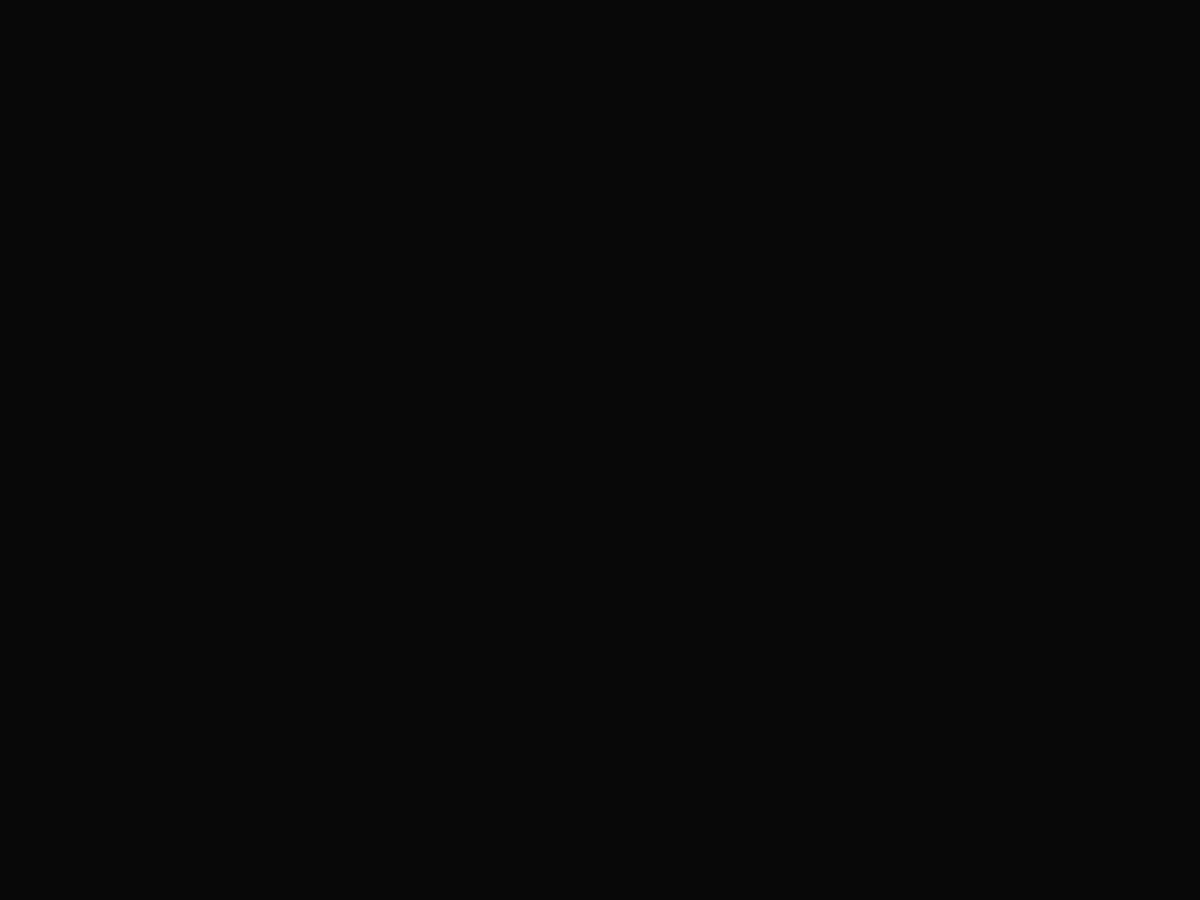
Frame 1 (no input)
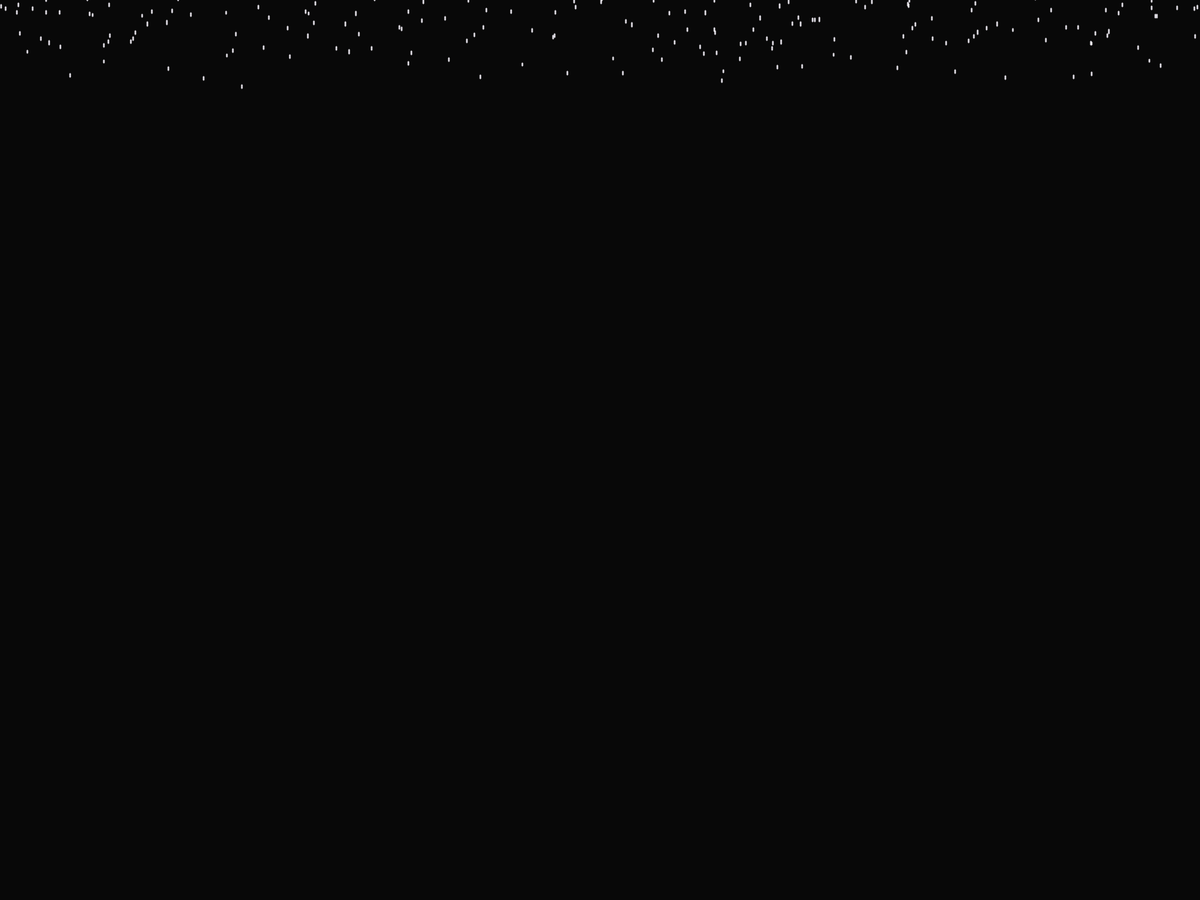
Frame 60 (the mouse pressed at the canvas centre just before this capture)
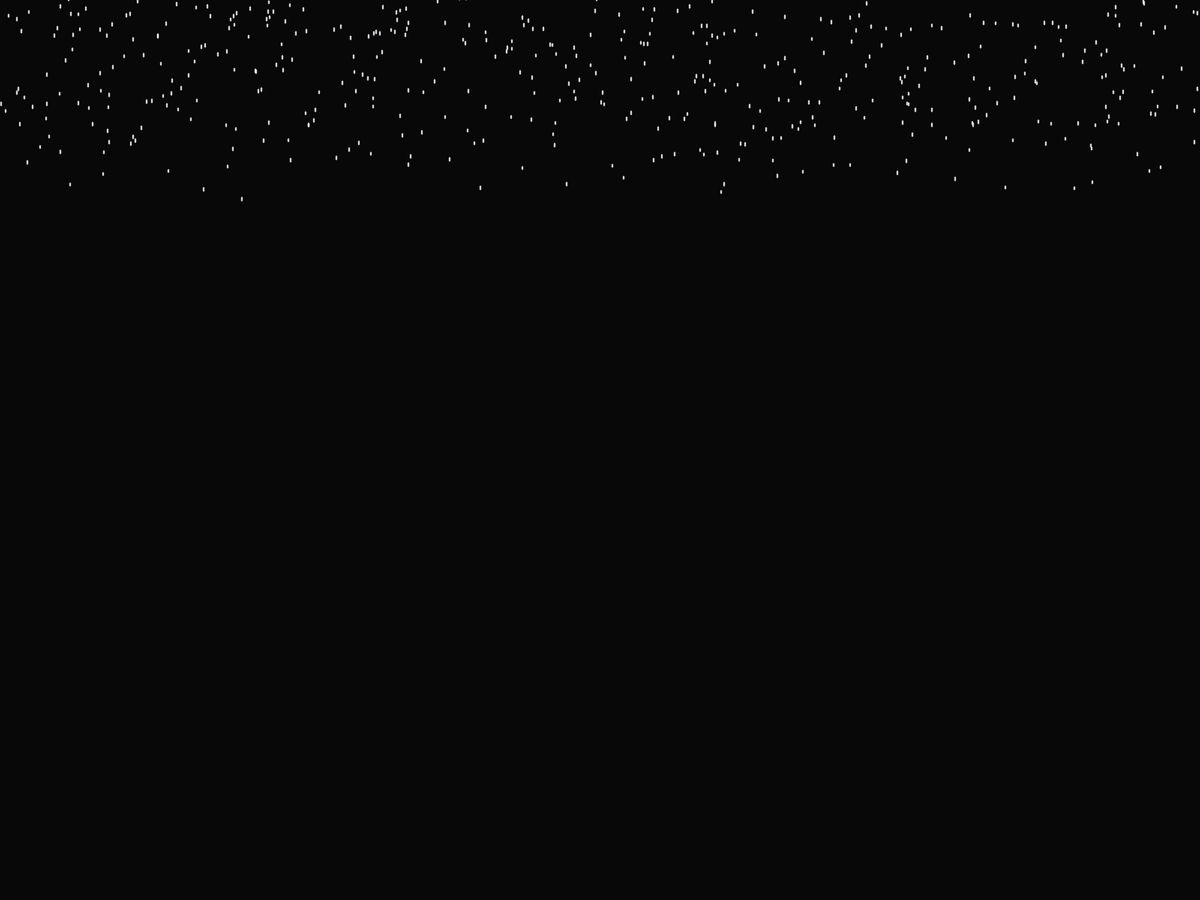
Frame 120 (the mouse held since frame 60 and released just before this capture)

The Processing sketch that drew these frames (run headless with seeded random() and noise(); from frame 60 on, the mouse is pressed at the canvas centre):

// Processing sketch: RAIN_V2
// ── RAIN_V2.pde
rain_drop[] rain = new rain_drop[2575];


void setup() {
  //size(1280,720); 
  fullScreen();
  noCursor();
  background(8);

  for (int i=0; i < rain.length; i++)
    rain[i] = new rain_drop();
}

void draw() {
  background(8);
  for (int i=0; i < rain.length; i++) {
    rain[i].update();
    rain[i].show();
    rain[i].reset();
    if (rain[i].pos_r.y() >= height/2 + 20 && rain[i].pos_r.x() > width/2 - 120 && rain[i].pos_r.x() < width/2 + 120) {
      //rain[i].angle = PI;
      //rain[i].vel.mult(-0.5);
      //rain[i].pos_r.Rotate(PI);
    }
  }
  fill(116, 56, 20);
  stroke(255);
  strokeWeight(1);
  //rect(width/2 - 120, height/2+20, 240, 20);
}

// ── Matrix.pde
class Matrix {
  float mat[][];
  int rows, cols;
  float prev_angle, curr_angle;

  //Default Constructor sets the Matrix to be 2x2 set to zero
  Matrix() {
    prev_angle = 0;
    curr_angle = 0;
    rows = 2;
    cols = 2;
    mat = new float[rows][cols];
    for (int y=0; y < rows; y++) {
      for (int x=0; x < cols; x++) {
        mat[y][x] = 0;
      }
    }
  }

  //Create a ROWxCOL Matrix and initialize to be zero
  Matrix(int row, int col) {
    prev_angle = 0.0;
    curr_angle = 0.0;
    rows = row;
    cols = col;
    mat = new float[rows][cols];
    for (int y=0; y < rows; y++) {
      for (int x=0; x < cols; x++) {
        mat[y][x] = 0;
      }
    }
  }

  //Adds the other Matrix's element at every index
  Matrix add(Matrix other) {
    for (int y=0; y < rows; y++) {
      for (int x=0; x < cols; x++) {
        this.mat[y][x] += other.mat[y][x];
      }
    }
    return this;
  }
  
  Matrix add(float val) {
    for (int y=0; y < rows; y++) {
      for (int x=0; x < cols; x++) {
        this.mat[y][x] += val;
      }
    }
    return this;
  }
  
  Matrix sub(Matrix other) {
    for (int y=0; y < rows; y++) {
      for (int x=0; x < cols; x++) {
        this.mat[y][x] -= other.mat[y][x];
      }
    }
    return this;
  }
  
  Matrix sub(float val) {
    for (int y=0; y < rows; y++) {
      for (int x=0; x < cols; x++) {
        this.mat[y][x] -= val;
      }
    }
    return this;
  }
  
  //Parametric Multiplication
  Matrix mult(Matrix other) {
    Matrix result = new Matrix(this.rows, other.cols);
    if (other.rows == this.cols) {
      for (int y=0; y < this.rows; y++) {
        for (int x=0; x < other.cols; x++) {
          for (int k=0; k < this.cols; k++) {
            result.mat[y][x] += this.mat[y][k] * other.mat[k][x];
          }
        }
      }
      this.mat = new float[this.rows][other.cols];
      this.cols = other.cols;

      for (int y=0; y < this.rows; y++) {
        for (int x=0; x < other.cols; x++) {
          this.mat[y][x] = result.mat[y][x];
        }
      }
    } else {
      println("Wrong Size! Matrix hasn't changed!");
    }
    return this;
  }

  Matrix mult(float scale) {
    for (int y=0; y < this.rows; y++)
      for (int x=0; x < this.cols; x++)
        this.mat[y][x] *= scale;
    return this;
  }


  //Prints in a readable manner
  void Print() {
    for (int y=0; y < this.rows; y++) {
      for (int x=0; x < this.cols; x++) {
        print(this.mat[y][x] + "  ");
      }
      print("\n");
    }
  }

  PVector Rotate(float angle) {
    PVector result = new PVector();
    curr_angle = angle;
    float r_angle = curr_angle - prev_angle;
    Matrix transform = new Matrix(2, 2);
    float[][] tri = {{cos(r_angle), sin(r_angle)}, {sin(r_angle), -cos(r_angle)}};
    transform.set(tri); 
    if (this.cols == 1 && this.rows == 2) {
      transform.mult(this);
      this.mat = new float[2][1];
      this.mat[0][0] = transform.mat[0][0];
      this.mat[1][0] = -transform.mat[1][0]; 
      result = new PVector(this.mat[0][0], this.mat[1][0]);
    } else {
      println("Cannot rotate a non-vector Matrix");
    }
    prev_angle = curr_angle;
    return result;
  }

  //Copy Constructor
  Matrix(Matrix other) {
    this.set(other.mat);
  }


  Matrix transpose() {
    Matrix temp = new Matrix(this.cols, this.rows);
    for (int y=0; y < this.rows; y++) {
      for (int x=0; x < this.cols; x++) {
        temp.mat[x][y] = this.mat[y][x];
      }
    }

    this.mat = new float[temp.rows][temp.cols];
    this.rows = temp.rows;
    this.cols = temp.cols;

    for (int y=0; y < this.rows; y++) {
      for (int x=0; x < this.cols; x++) {
        this.mat[y][x] = temp.mat[y][x];
      }
    }
    return this;
  }

  //Finds the smallest number of columns and rows and sets the Matrix to be MINxMIN identity
  void identity() {
    int size = min(this.cols, this.rows);
    Matrix id = new Matrix(size, size);

    for (int i=0; i < size; i++) 
      id.mat[i][i] = 1;

    this.mat = new float[size][size];
    this.rows = size;
    this.cols = size;
    for (int y=0; y < this.rows; y++) {
      for (int x=0; x < this.cols; x++) {
        this.mat[y][x] = id.mat[y][x];
      }
    }
  }

  Matrix set(float[][] input) {
    int row = input.length;
    int col = input[0].length;
    int i;
    int error[] = new int[row];   
    float temp[] = new float[input[0].length];
    this.mat = new float[row][col];
    //Check if all columns are filled
    //  3  5
    // -2 -1
    //  1  x     if x is null, create and make zero
    for (i=0; i < error.length; i++) {
      if (input[i].length != col) {
        for (int j=0; j < input[i].length; j++) {
          temp[j] = input[i][j];
          input[i] = new float[i];
          input[i] = temp;
        }
      }
    }

    this.rows = row;
    this.cols = col;
    for (int y=0; y < row; y++)
      for (int x=0; x < col; x++)
        this.mat[y][x] = input[y][x];

    //Negate the y value which is row[1] col[0]
    /* if (this.cols == 1 && this.rows == 2) //If it's a vector
     this.mat[1][0] *= -1;
     */
    return this;
  }

  Matrix set(float val) {
    for (int y=0; y < this.rows; y++)
      for (int x=0; x < this.cols; x++)
        this.mat[y][x] = val;
    return this;
  }

  Matrix set(Matrix other) {
    this.mat = new float[other.rows][other.cols];
    this.rows = other.rows;
    this.cols = other.cols;
    for (int y=0; y < this.rows; y++)
      for (int x=0; x < this.cols; x++)
        this.mat[y][x] = other.mat[y][x];
    return this;
  }

  float x() {
    return this.mat[0][0];
  }

  float y() {
    return -this.mat[1][0];
  }

  void x(float a){
  this.mat[0][0] = a;
  }
  
  void y(float a){
  this.mat[1][0] = a;
  }

  void swap_rows(int i, int j) {
    float[] temp = this.mat[i]; 
    this.mat[i] = this.mat[j];
    this.mat[j] = temp;
  }

  void swap_2d(float arr[][], int i, int j) {
    float[] temp = arr[i]; 
    arr[i] = arr[j];
    arr[j] = temp;
  }

  void swap_1d(float arr[], int i, int j) {
    float temp = arr[i]; 
    arr[i] = arr[j];
    arr[j] = temp;
  }

  void swap_1d(int arr[], int i, int j) {
    int temp = arr[i]; 
    arr[i] = arr[j];
    arr[j] = temp;
  }

  void Random() {
    for (int y=0; y < this.rows; y++) {
      for (int x=0; x < this.cols; x++) {
        this.mat[y][x] = random(1.0);
      }
    }
  }

  void Random(float end) {
    for (int y=0; y < this.rows; y++) {
      for (int x=0; x < this.cols; x++) {
        this.mat[y][x] = random(end);
      }
    }
  }

  void Random(float begin, float end) {
    for (int y=0; y < this.rows; y++) {
      for (int x=0; x < this.cols; x++) {
        this.mat[y][x] = random(begin, end);
      }
    }
  }

  void Floor() {
    for (int y=0; y < this.rows; y++) {
      for (int x=0; x < this.cols; x++) {
        this.mat[y][x] = floor(this.mat[y][x]);
      }
    }
  }

  void getCofactor(float mat[][], float temp[][], int p, int q, int n) 
  { 
    int i = 0, j = 0; 
    for (int y = 0; y < n; y++) 
    { 
      for (int x = 0; x < n; x++) 
      { 
        if (y != p && x != q) 
        { 
          temp[i][j++] = mat[y][x]; 

          if (j == n - 1)
          { 
            j = 0; 
            i++;
          }
        }
      }
    }
  } 

  float determinantOfMatrix(float matr[][], int n) 
  { 
    float D = 0.0;
    if (n == 1)
      return matr[0][0];
    else if (n == 2) {
      return matr[0][0] * matr[1][1] - matr[0][1] * matr[1][0];
    }

    float temp[][] = new float[this.rows][this.rows];
    int sign = 1;

    for (int i = 0; i < n; i++) 
    {
      getCofactor(matr, temp, 0, i, n);
      D += sign * matr[0][i] * determinantOfMatrix(temp, n - 1);
      sign = -sign;
    }
    return D;
  }

  float determinant() {
    if (this.cols != this.rows) {
      println("Cannot take the determinant of a non-square matrix!"); 
      return -1;
    } else {
      return determinantOfMatrix(this.mat, this.rows);
    }
  }

  void gaussian(float a[][], int index[])
  {
    int n = index.length;

    float c[] = new float[n];
    for (int i=0; i<n; ++i)
      index[i] = i;
    for (int i=0; i<n; ++i)
    {
      float c1 = 0;
      for (int j=0; j<n; ++j) 
      {
        float c0 = Math.abs(a[i][j]);
        if (c0 > c1) c1 = c0;
      }
      c[i] = c1;
    }
    int k = 0;
    for (int j=0; j<n-1; ++j) 
    {
      float pi1 = 0;
      for (int i=j; i<n; ++i) 
      {
        float pi0 = abs(a[index[i]][j]);
        pi0 /= c[index[i]];
        if (pi0 > pi1) 
        {
          pi1 = pi0;
          k = i;
        }
      }

      int itmp = index[j];
      index[j] = index[k];
      index[k] = itmp;
      swap_1d(index, j, k);
      for (int i=j+1; i<n; ++i)
      {
        float pj = a[index[i]][j]/a[index[j]][j];
        a[index[i]][j] = pj;
        for (int l=j+1; l<n; ++l)
          a[index[i]][l] -= pj*a[index[j]][l];
      }
    }
  }

  float[][] invert(Matrix a)
  {
    int n = a.rows;
    float x[][] = new float[n][n];
    Matrix b = new Matrix(n, n);
    b.identity();
    int index[] = new int[n];

    for (int i=0; i<n; ++i) 
      b.mat[i][i] = 1;

    gaussian(a.mat, index);

    for (int i=0; i<n-1; ++i)
      for (int j=i+1; j<n; ++j)
        for (int k=0; k<n; ++k)
          b.mat[index[j]][k] -= a.mat[index[j]][i]*b.mat[index[i]][k];

    for (int i=0; i<n; ++i)
    {
      x[n-1][i] = b.mat[index[n-1]][i]/a.mat[index[n-1]][n-1];
      for (int j=n-2; j>=0; --j) 
      {
        x[j][i] = b.mat[index[j]][i];
        for (int k=j+1; k<n; ++k) 
        {
          x[j][i] -= a.mat[index[j]][k]*x[k][i];
        }
        x[j][i] /= a.mat[index[j]][j];
      }
    }
    return x;
  }

  Matrix inverse() {
    if (this.rows == this.cols) {
      this.set(invert(this));
    } else println("Cannot invert a non-square Matrix!");
    return this;
  }

  Matrix solve(Matrix b) {
    Matrix x = new Matrix(this.rows, 1);
    //A * x = b
    //x = A^-1 * b
    //x = a.inverse().mult(b);
    x = this.inverse().mult(b);
    return x;
  }

  void show() {
    println("x : " + this.x()); 
    println("y : " + this.y());
  }
}

// ── rain_drop.pde

class rain_drop{
  Matrix pos = new Matrix(2, 1);  //Initialized as zero
  Matrix vel = new Matrix(2, 1);  //Initialized as zero
  Matrix acc = new Matrix(2, 1);  //Initialized as zero
  Matrix pos_r = new Matrix(2, 1);//Rotated position (End of the drop)
  float len;
  float gravity;
  float angle;
  
  rain_drop(){
    gravity = -0.029;
    angle = 0;
    pos.x(random(1, width - 1));
    pos.y(random(11, height - 25));
    vel.y(random(-2, -0.01));
    len = 6;
    pos_r.y(pos.y() + len);
    pos_r.x(pos.x());
  }
  
  void update(){
   pos.add(vel);
   acc.y(gravity);
   pos_r.y(-pos.y() + len);
   pos_r.add(vel);   
   //pos_r.Rotate(angle);
   vel.Rotate(angle);
   vel.mult(0.99);
   vel.x(random(-0.092,0.092));
   vel.add(acc);
  }
  
  void show(){
        stroke(250,247,255);
        strokeWeight(2);
        line(pos.x(),pos.y(), pos_r.x(), pos_r.y());
        //line(pos.x(),pos.y(), pos.x(), pos.y()+len);
        angle += 0.0081;
  }
  
  void reset(){
   if(pos.y() >= height || vel.y() == 0)
   {
    pos.x(random(1, width - 1));
    pos.y(random(0, height - 50));
    vel.y(random(-2.2, -0.01));
    pos_r.x(pos.x());
    pos_r.y(-pos.y());
   }    
  }
  
  
  
  
  
  
  
  
  
  
  
  
}
